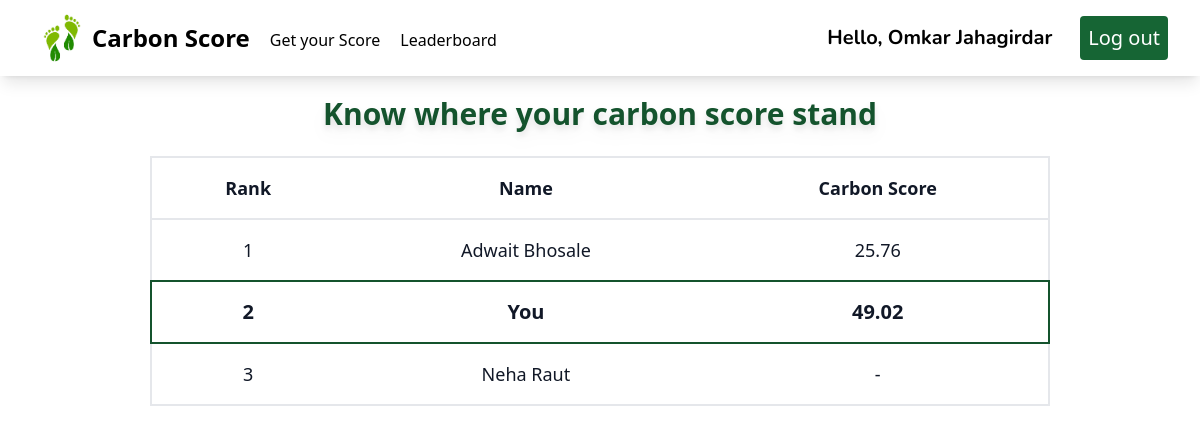
The app's page /leaderboard/ (signed in), older data.
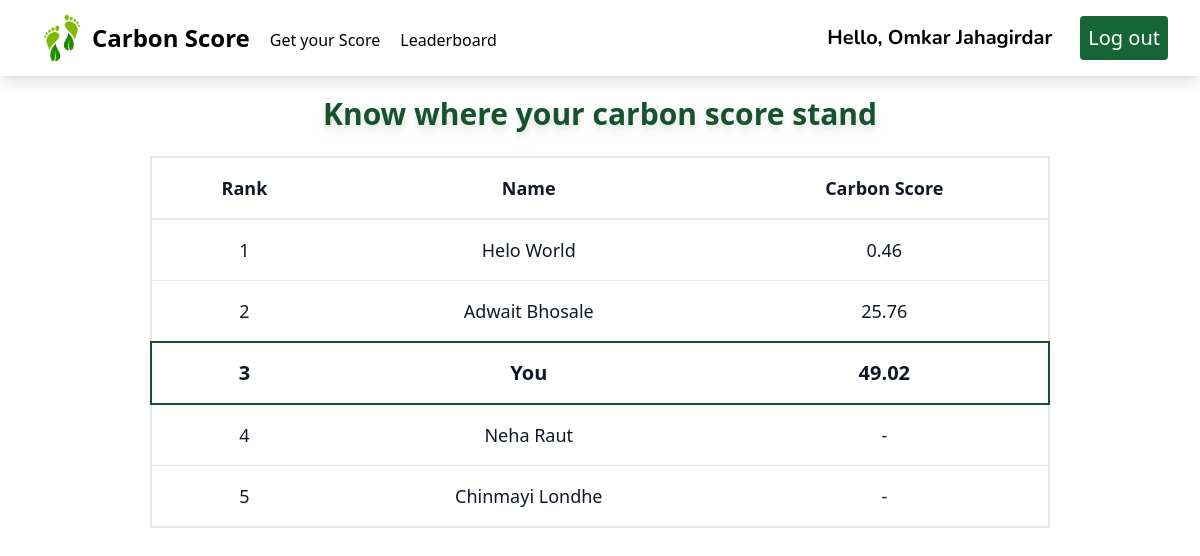
The same page, newer data.
### userauth/models.py (models this page shows, shortened)
class Account(AbstractBaseUser):
    email           = models.EmailField(max_length=50, unique =True)
    fullname        = models.CharField(max_length=20)
    is_admin        = models.BooleanField(default=False)
    is_active       = models.BooleanField(default=True)
    is_staff        = models.BooleanField(default=False)
    is_superuser    = models.BooleanField(default=False)
    date_joined     = models.DateTimeField(verbose_name="date joined", auto_now_add=True)
    objects = MyAccountManager()
    USERNAME_FIELD = 'email'
    REQUIRED_FIELDS = ['fullname',]

### mainapp/views.py (the view)
# urls.py: path('leaderboard/', views.leaderboard, name='leaderboard'),
@login_required_message(message="Please log in, in order to view the requested page.")
@login_required
def leaderboard(request):
    if request.user.is_admin:
        return redirect('adminuser')
    users = Account.objects.filter(is_admin=False).values('fullname', 'id')
    users = list(users)
    max_carbon_score = 10000
    for user in users:
        if len(Carbon_Score.objects.filter(user=user['id'])) > 0:
            carbon_score_obj = Carbon_Score.objects.filter(user=user['id']).order_by('-submitted_on')[0]
            carbon_score = float(carbon_score_obj.carbon_score)
            user['show'] = True
            user['carbon_score'] = carbon_score
        else:
            user['show'] = False
            user['carbon_score'] = max_carbon_score
    users = sorted(users, key=lambda x: x['carbon_score'])
    context = {
        'users':users,
    }
    return render(request, 'mainapp/leaderboard.html', context)

### utils/decorator.py (called while the page is built)
def user_passes_test(test_func, message=default_message):
    def decorator(view_func):
        @wraps(view_func)
        def _wrapped_view(request, *args, **kwargs):
            if not test_func(request.user):
                messages.error(request, message)
            return view_func(request, *args, **kwargs)
        return _wrapped_view
    return decorator

def login_required_message(function=None, message=default_message):
    actual_decorator = user_passes_test(
        lambda u: u.is_authenticated, #fixed by removing ()
        message=message,
    )
    if function:
        return actual_decorator(function)
    return actual_decorator

### mainapp/templates/mainapp/leaderboard.html (shortened to what this page needs)
{% extends 'mainapp/base.html' %}
{% load static %}
{% block content %}
<div class= "py-4"></div>
<p class="py-4 text-center text-green-900 text-3xl font-bold pt-16 drop-shadow-lg  hover:underline-offset-8">Know where your carbon score stand </p>
<div class="flex flex-col  overflow-x-hidden">
    <div class="overflow-x-hidden sm:-mx-6 lg:-mx-8">
      <div class="py-2 inline-block min-w-full sm:px-6 lg:px-8">
        <div class="overflow-x-hidden flex justify-center">
          <table class="border border-2 text-center w-3/4">
            <thead class="bg-white border-2">
              <tr>
                <th scope="col" class="text-lg font-bold text-gray-900 px-6 py-4 text-center">
                  Rank
                </th>
                <th scope="col" class="text-lg font-bold text-gray-900 px-6 py-4 text-center">
                  Name
                </th>
                <th scope="col" class="text-lg font-bold text-gray-900 px-6 py-4 text-center">
                  Carbon Score
                </th>
              </tr>
            </thead>
            {% for user in users %}
            <tbody>
              {% if request.user.id == user.id %}
              <tr class="bg-white border border-2 border-green-900 text-white transition duration-300 ease-in-out hover:bg-gray-100">
                <td class="px-6 py-4 text-xl font-semibold text-gray-900 cursor-pointer">
                  {{ forloop.counter }}
                </td>
                <td class="text-xl font-semibold text-gray-900 px-6 py-4">
                  {% if request.user.id == user.id %}
                    You
                  {% else %}
                    {{ user.fullname }}
                  {% endif %}
                </td>
                <td class="text-xl font-semibold text-gray-900 px-6 py-4">
                  {% if user.show %}
                    {{ user.carbon_score }}
                  {% else %}
                    -
                  {% endif %}
                </td>
              </tr>
                  {% else %}
              <tr class="bg-white border-b transition duration-300 ease-in-out hover:bg-gray-100">
                <td class="px-6 py-4 text-lg font-medium text-gray-900 cursor-pointer">
                  {{ forloop.counter }}
                </td>
                <td class="text-lg text-gray-900 font-normal px-6 py-4">
                  {% if request.user == user %}
                    You
                  {% else %}
                    {{ user.fullname }}
                  {% endif %}
                </td>
                <td class="text-lg text-gray-900 font-normal px-6 py-4">
                  {% if user.show %}
                    {{ user.carbon_score }}
                  {% else %}
                    -
                  {% endif %}
                </td>
              </tr>
              {% endif %}
            </tbody>
            {% endfor %}
          </table>
        </div>
      </div>
    </div>
  </div>
{% endblock content %}

### mainapp/templates/mainapp/base.html (shortened to what this page needs)
{% load static %}
<!DOCTYPE html>
<html lang="en" class="scroll-smooth">
<head>
  <script src="https://cdn.tailwindcss.com"></script>
  <script src="https://cdn.tailwindcss.com"></script>
</head>
<body>
  <nav class="bg-white shadow-lg fixed w-full z-10 pb-0">
    <div class="px-8">
      <div class="flex sm:justify-between">
        <div class="flex space-x-7">
          <div class="sm:flex sm:flex-row space-x-5">
            <a href="{% url 'home' %}" class="flex items-center py-2">
              <img src="{% static 'images/carbon_dp.jpg' %}" class="inline" height="60px" width="60px">
              <span class="font-bold text-2xl">Carbon Score </span>
            </a>
            <div class="hidden sm:flex justify-between items-center hover:bg-gray-300 pt-1.5 pb-0.5">
              <a href="{% url 'homeappliances' %}" class="font-medium text-md">Get your Score </a>
            </div>
            <div class="hidden sm:flex justify-between items-center hover:bg-gray-300 pt-1.5 pb-0.5">
              <a href="{% url 'leaderboard' %}" class="font-medium text-md">Leaderboard </a>
            </div>
          </div>
        </div>
        <div class="hidden md:flex items-center space-x-3 ">
        {% if user.is_authenticated %}
        <h1 class="px-4 text-xl font-bold font-nunito">Hello, {{ user.fullname }}</h1>
          <form method="POST" action="{% url 'logout' %}">
            <button class="py-2 px-2 text-xl font-medium text-white rounded bg-green-800 transition duration-300 " type="submit">Log out</button>
        </form>
        {% endif %}
      </div>
      </div>
    </div>
</nav>
  {% block content %}{% endblock content %}
</body>
</html>

Row changes from the older to the newer data that the page shows:
added Account: fullname "Helo World", carbon_score "0.46"
added Account: fullname "Chinmayi Londhe"
